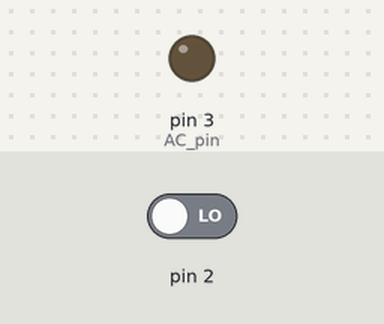
A sketch run on a simulated Arduino Uno, built with avr-gcc and run on an emulated ATmega328P. Parts: output pins drawn as LEDs (lit = HIGH). Inputs (shaded band) come from the test bench; at power-on: pin 2 LOW.

Above: at 1.2 s.
1.3 s: pin 2 driven HIGH
At 2.2 s:
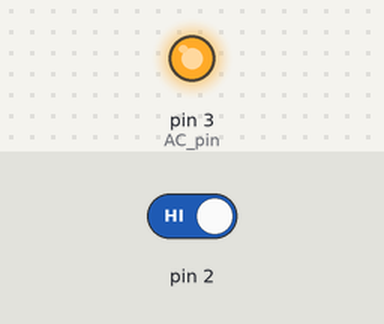
Timing chart, 0 to 4.3 s (numbered marks = the images above; inputs shaded):
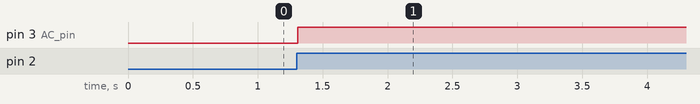

Measured:
- after the input at 1.3 s, pin 3 (AC_pin): LOW → HIGH at once

The sketch:

sketch_zero_cross_dimmer.ino
```cpp
/*
AC Light Control
Uses up and down buttons to set levels
makes use of a timer interrupt to set the level of dimming

http://www.instructables.com/id/Arduino-controlled-light-dimmer-The-circuit/

*/
#include <TimerOne.h>           // Avaiable from http://www.arduino.cc/playground/Code/Timer1

volatile int i=0;               // Variable to use as a counter of dimming steps. It is volatile since it is passed between interrupts
volatile boolean zero_cross=0;  // Flag to indicate we have crossed zero
int AC_pin = 3;                 // Output to Opto Triac

int dim2 = 0;                   // led control
int dim = 128;                  // Dimming level (0-128)  0 = on, 128 = 0ff
int pas = 8;                    // step for count;
int freqStep = 65;              // This is the delay-per-brightness step in microseconds. It allows for 128 steps
// If using 60 Hz grid frequency set this to 65
volatile int intCount = 0 ;

void setup() {  // Begin setup
  Serial.begin(9600);

  pinMode(AC_pin, OUTPUT);                          // Set the Triac pin as output
  attachInterrupt(0, zero_cross_detect, RISING);    // Attach an Interupt to Pin 2 (interupt 0) for Zero Cross Detection
  Timer1.initialize(freqStep);                      // Initialize TimerOne library for the freq we need
  Timer1.attachInterrupt(dim_check, freqStep);      // Go to dim_check procedure every 75 uS (50Hz)  or 65 uS (60Hz)
  // Use the TimerOne Library to attach an interrupt

}

void zero_cross_detect() {
  zero_cross = true;               // set flag for dim_check function that a zero cross has occured
  i=0;                             // stepcounter to 0.... as we start a new cycle
  digitalWrite(AC_pin, LOW);
  intCount ++ ;
}

// Turn on the TRIAC at the appropriate time
// We arrive here every 75 (65) uS
// First check if a flag has been set
// Then check if the counter 'i' has reached the dimming level
// if so.... switch on the TRIAC and reset the counter
void dim_check() {
  if(zero_cross == true) {
    if(i>=dim) {
      digitalWrite(AC_pin, HIGH);  // turn on light
      i=0;  // reset time step counter
      zero_cross=false;    // reset zero cross detection flag
    }
    else {
      i++;  // increment time step counter
    }
  }
}

void loop() {

  /*
  if (dim<127)
  {
    dim = dim + pas;
  }
    if (dim>127)
    {
      dim = dim - pas;
    }
*/
for( int j = 128 ; j > 00 ; j-- )
{
  dim = j ;
  delay( 100 ) ;
}
delay( 1000 ) ;

for( int j = 0 ; j < 128 ; j++ )
{
  dim = j ;
  delay( 100 ) ;
}

 //dim = 89 ;
  Serial.print("dim=");
  Serial.print(dim);
  Serial.print ( " count=" ) ;
  //Serial.print ( intCount ) ;
  Serial.print ( i ) ;
  Serial.print('\n');
  delay (5000);

}
```
